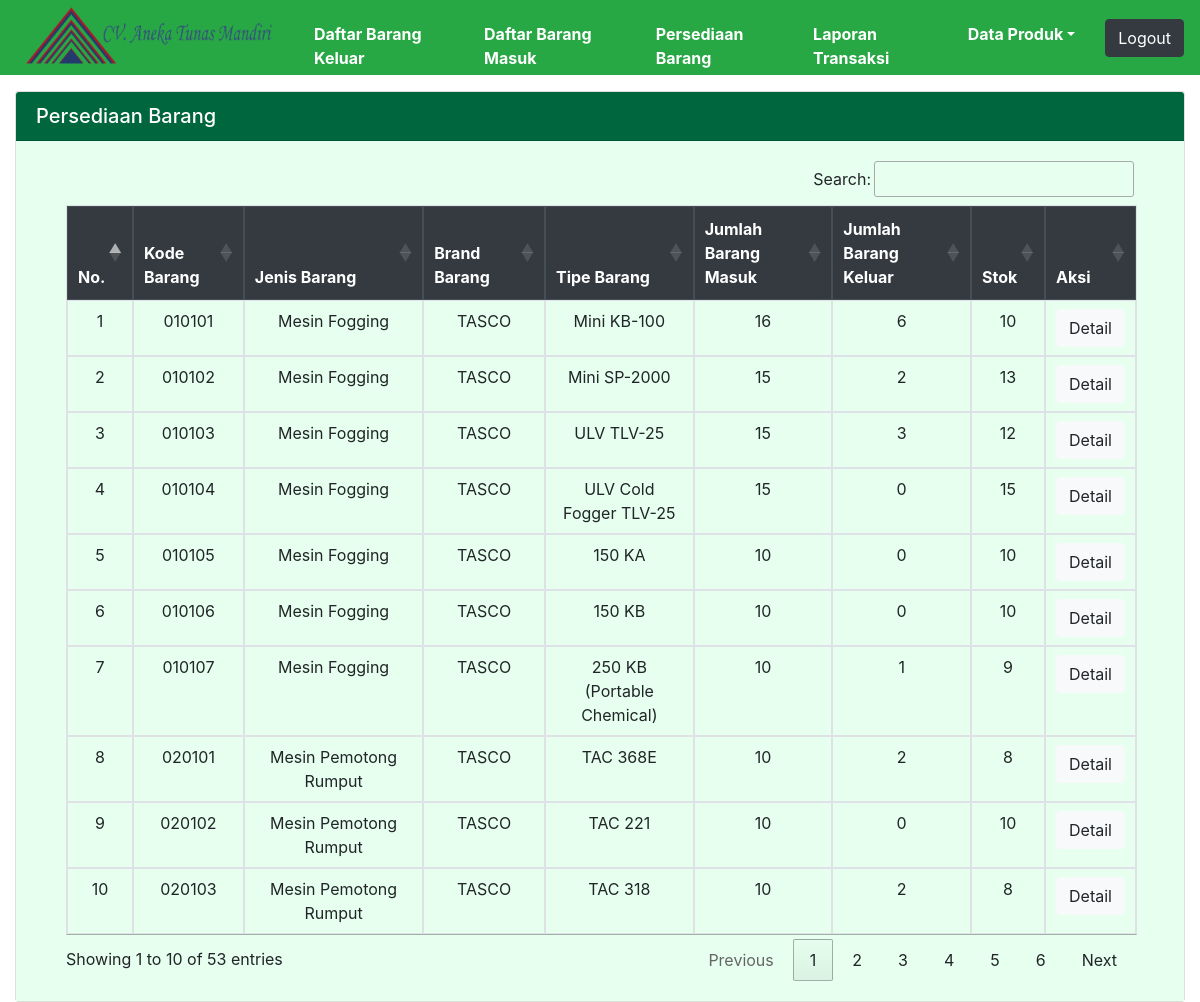
Page /index.php/gudang/gudang/stok on the committed database.
### tables this page shows
CREATE TABLE `tipe_barang` (
  `id` int(11) NOT NULL,
  `kode_barang` varchar(6) NOT NULL,
  `id_info_barang` int(11) NOT NULL,
  `tipe` varchar(50) NOT NULL,
  `limit_stok` int(11) NOT NULL,
  `status` int(1) NOT NULL DEFAULT 1
);

### application/controllers/gudang/Gudang.php (called while the page is built, shortened)
<?php
class Gudang extends CI_Controller {
	public function __construct() {
		$this->load->model('Gudang_model', 'gudang');
	}
	public function stok() {
		$stok = $this->gudang->getAllStok();
		foreach($stok as $index => $value) {
			$fifo = $this->gudang->getFifoBarang($value['id_tipe']);
			$jumlahMasuk = $this->gudang->jumlahMasuk($value['id_tipe']);
			$jumlahKeluar = $this->gudang->jumlahKeluar($value['id_tipe']);
			$stok[$index]['stok'] = (($jumlahMasuk[0]['jumlah']== null) ? 0: $jumlahMasuk[0]['jumlah']) - (($jumlahKeluar[0]['jumlah'] == null) ? 0: $jumlahKeluar[0]['jumlah']);
			$stok[$index]['jumlah_masuk'] = ($jumlahMasuk[0]['jumlah']== null) ? 0: $jumlahMasuk[0]['jumlah'];
			$stok[$index]['jumlah_keluar'] = ($jumlahKeluar[0]['jumlah'] == null) ? 0: $jumlahKeluar[0]['jumlah'];
			$stok[$index]['fifo'] = $fifo;
		}
		$this->load->view('gudang/stok', ['stok' => $stok]);
	}
}
?>

### index.php (called while the page is built, shortened)
<?php
require_once BASEPATH.'core/CodeIgniter.php';

### application/models/Gudang_model.php (called while the page is built, shortened)
<?php
class Gudang_model extends CI_Model {
	public function getAllStok() {
		return $this->db->select("
			jenis_barang.nama as jenis_barang, brand_barang.nama as brand_barang,
			tipe_barang.tipe as tipe_barang, tipe_barang.kode_barang, tipe_barang.limit_stok, tipe_barang.id as id_tipe,
			")
		->from('detail_transaksi')
		->join('transaksi', 'transaksi.id = detail_transaksi.id_transaksi')
		->join('tipe_barang', 'tipe_barang.id = detail_transaksi.id_tipe_barang')
		->join('info_barang', 'info_barang.id = tipe_barang.id_info_barang')
		->join('brand_barang', 'brand_barang.id = info_barang.id_brand')
		->join('jenis_barang', 'jenis_barang.id = info_barang.id_barang')
		->where([
			'tipe_barang.status' => 1,
			'jenis_barang.status' => 1
			])
		->group_by('tipe_barang.id')
		->order_by('kode_barang', 'ASC')
		->get()
		->result_array();
	}
	public function jumlahMasuk($idTipeBarang) {
		return $this->db->select("SUM(`detail_transaksi`.`jumlah`) AS `jumlah`
			")
		->from('detail_transaksi')
		->join('transaksi', 'transaksi.id = detail_transaksi.id_transaksi')
		->join('user', 'user.id = transaksi.id_user')
		->where(['user.role'=>ROLE_PEMBELIAN, 'detail_transaksi.id_tipe_barang'=>$idTipeBarang])
		->get()
		->result_array();
	}
	public function jumlahKeluar($idTipeBarang) {
		return $this->db->select("
			SUM(`detail_transaksi`.`jumlah`) AS `jumlah`
			")
		->from('detail_transaksi')
		->join('transaksi', 'transaksi.id = detail_transaksi.id_transaksi')
		->join('user', 'user.id = transaksi.id_user')
		->where(['user.role'=>ROLE_PENGIRIMAN, 'detail_transaksi.id_tipe_barang'=>$idTipeBarang])
		->get()
		->result_array();
	}
	public function getFifoBarang($idTipeBarang) {
		return $this->db->select('transaksi.kode_transaksi, sum(barang_masuk.jumlah) as jumlah')
			->from('barang_masuk')
			->join('transaksi', 'transaksi.id = barang_masuk.id_transaksi')
			->where('id_tipe_barang', $idTipeBarang)
			->where('jumlah != 0')
			->group_by('transaksi.kode_transaksi')
			->get()
			->result_array();
	}
}
?>

### application/views/gudang/stok.php (the view, shortened to what this page needs)
<!DOCTYPE html>
<html lang="en">
<head>
</head>
<body>
	<div class="container-fluid">
		<div class="card mt-3" >
  <h5 class="card-header" style="background-color: #00663d; color: white;">Persediaan Barang</h5>
  <div class="card-body" style="background-color: #e6ffee; padding-left: 50px; padding-right: 50px;">
		<table class="table table-hover table-bordered text-center table-stok mt-3">
			<thead class="thead-dark">
				<th>No.</th>
				<th>Kode Barang</th>
				<th>Jenis Barang</th>
				<th>Brand Barang</th>
				<th>Tipe Barang</th>
				<th>Jumlah Barang Masuk</th>
				<th>Jumlah Barang Keluar</th>
				<th>Stok</th>
				<th>Aksi</th>
			</thead>
			<tbody>
				<?php foreach($stok as $index => $value): ?>
				<tr>
					<td><?= $index + 1 ?></td>
					<td><?= $value['kode_barang'] ?></td>
					<td><?= $value['jenis_barang'] ?></td>
					<td><?= $value['brand_barang'] ?></td>
					<td><?= $value['tipe_barang'] ?></td>
					<td><?= $value['jumlah_masuk'] ?></td>
					<td><?= $value['jumlah_keluar'] ?></td>
					<td><?= $value['stok'] ?></td>
					<td>
						<button class="btn btn-light btn-detail">Detail</button>
					</td>
				</tr>
				<?php endforeach; ?>
			</tbody>
		</table>
</div>
</div>
	</div>
</body>
</html>

### rows in the picture
tipe_barang: kode_barang "010101", jenis_barang "Mesin Fogging", brand_barang "TASCO", tipe "Mini KB-100", jumlah_masuk "16", jumlah_keluar "6", stok "10"
tipe_barang: kode_barang "010102", jenis_barang "Mesin Fogging", brand_barang "TASCO", tipe "Mini SP-2000", jumlah_masuk "15", jumlah_keluar "2", stok "13"
tipe_barang: kode_barang "010103", jenis_barang "Mesin Fogging", brand_barang "TASCO", tipe "ULV TLV-25", jumlah_masuk "15", jumlah_keluar "3", stok "12"
tipe_barang: kode_barang "010104", jenis_barang "Mesin Fogging", brand_barang "TASCO", tipe "ULV Cold Fogger TLV-25", jumlah_masuk "15", jumlah_keluar "0", stok "15"
tipe_barang: kode_barang "010105", jenis_barang "Mesin Fogging", brand_barang "TASCO", tipe "150 KA", jumlah_masuk "10", jumlah_keluar "0", stok "10"
tipe_barang: kode_barang "010106", jenis_barang "Mesin Fogging", brand_barang "TASCO", tipe "150 KB", jumlah_masuk "10", jumlah_keluar "0", stok "10"
tipe_barang: kode_barang "010107", jenis_barang "Mesin Fogging", brand_barang "TASCO", tipe "250 KB (Portable Chemical)", jumlah_masuk "10", jumlah_keluar "1", stok "9"
tipe_barang: kode_barang "020101", jenis_barang "Mesin Pemotong Rumput", brand_barang "TASCO", tipe "TAC 368E", jumlah_masuk "10", jumlah_keluar "2", stok "8"
tipe_barang: kode_barang "020102", jenis_barang "Mesin Pemotong Rumput", brand_barang "TASCO", tipe "TAC 221", jumlah_masuk "10", jumlah_keluar "0", stok "10"
tipe_barang: kode_barang "020103", jenis_barang "Mesin Pemotong Rumput", brand_barang "TASCO", tipe "TAC 318", jumlah_masuk "10", jumlah_keluar "2", stok "8"
